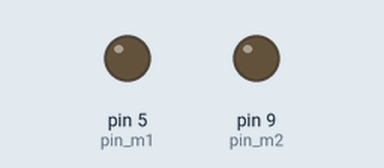
The sketch below on a simulated Arduino Uno, built with avr-gcc and run on an emulated ATmega328P. Shown: output pins drawn as LEDs (lit = HIGH).

Above: at 0.05 s.
At 5.5 s:
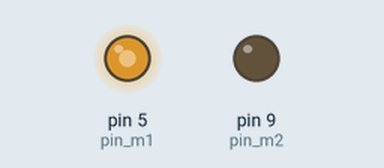
At 8.25 s:
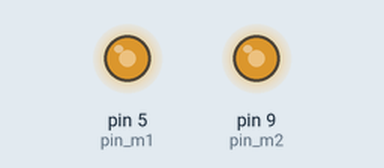
At 11.0 s:
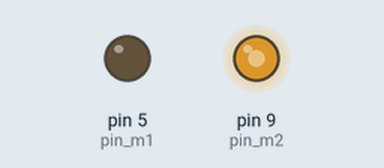
Timing chart, 0 to 16.9 s (numbered marks = the images above):
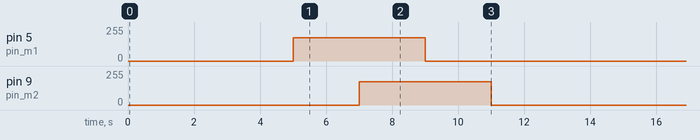

The sketch:

nano_wrobot_motors_fixed.ino
```cpp
/*

 */

int pin_m1 = 5;
int pin_m2 = 9;

void setup() {
  pinMode(pin_m1, OUTPUT);
  pinMode(pin_m1, OUTPUT);
}

void loop() {
  delay(5000);   // wait for a second
  analogWrite(pin_m1, 175);   // set the LED on
  delay(2000);   // wait for a second

  analogWrite(pin_m2, 175);    // set the LED off
  delay(2000);   // wait for a second

  analogWrite(pin_m1, 0);   // set the LED on
  delay(2000);              // wait for a second

  analogWrite(pin_m2, 0);    // set the LED off
  delay(2000);   // wait for a second

}
```

Measured:
- by itself, pin 5 (pin_m1), pin 9 (pin_m2): alternates 175/255 for 4.0 s and 0/255 for 9.0 s
